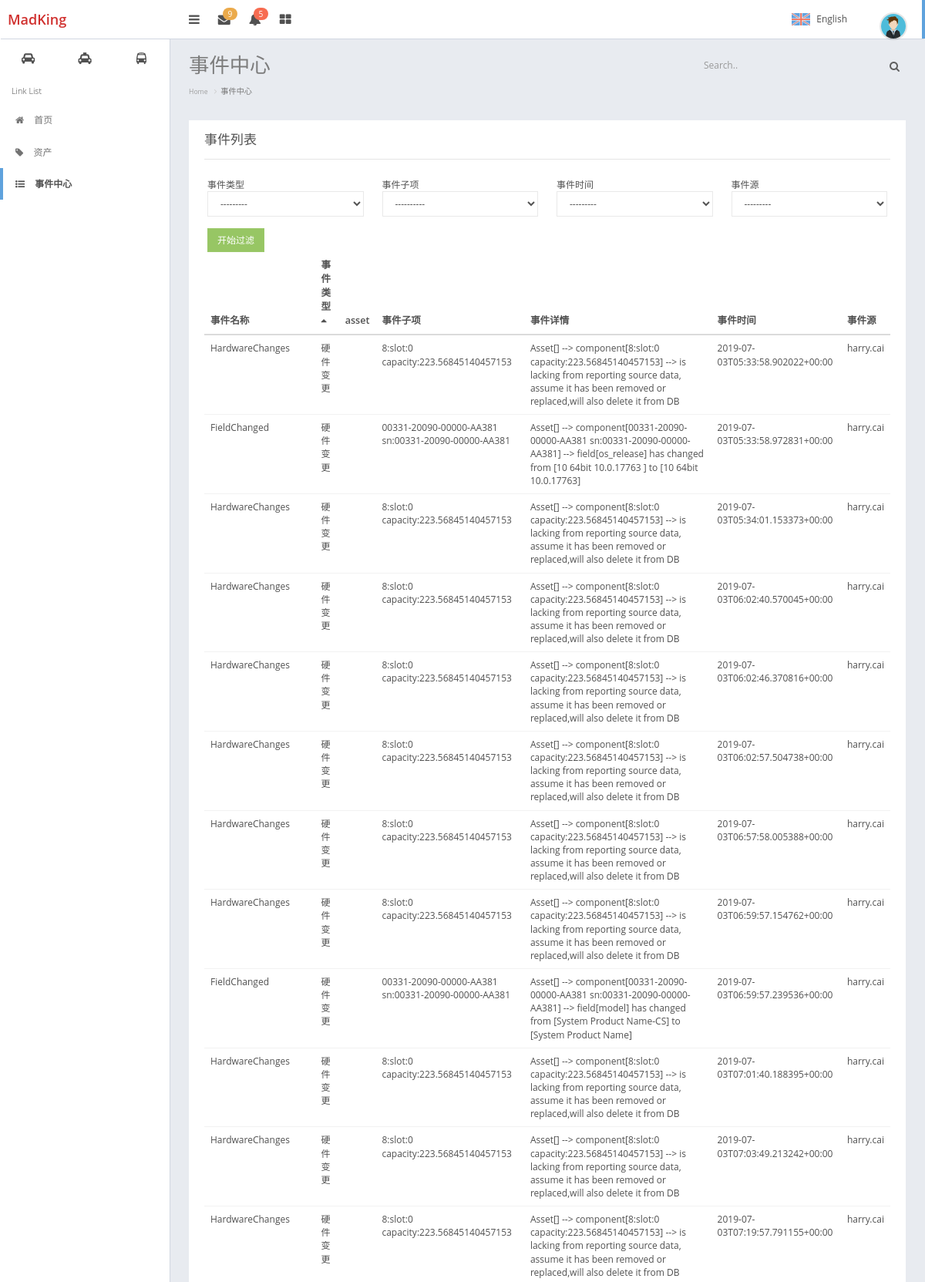
Page /asset/event_center/?page=1&orderby=event_type (signed in, upper part) on the committed database.
### assets/models.py (models this page shows, shortened)
class EventLog(models.Model):
    name = models.CharField(verbose_name='事件名称', max_length=100)
    event_type_choices = (
        (1, '硬件变更'),
        (2, '新增配件'),
        (3, '设备下线'),
        (4, '设备上线'),
        (5, '定期维护'),
        (6, '业务上线\更新\变更'),
        (7, '其它'),
    )
    event_type = models.SmallIntegerField(verbose_name='事件类型', choices=event_type_choices)
    asset = models.ForeignKey('Asset', on_delete=models.CASCADE)
    component = models.CharField(verbose_name='事件子项', max_length=255, blank=True, null=True)
    detail = models.TextField(verbose_name='事件详情')
    date = models.DateTimeField(verbose_name='事件时间', auto_now_add=True)
    user = models.ForeignKey('UserProfile', verbose_name='事件源', on_delete=models.CASCADE)
    memo = models.TextField(verbose_name='备注', blank=True, null=True)
    class Meta:
        verbose_name = '事件纪录'
        verbose_name_plural = "事件纪录"
    def colored_event_type(self):
        if self.event_type == 1:
            cell_html = '<span style="background: orange;">%s</span>'
        elif self.event_type == 2:
            cell_html = '<span style="background: yellowgreen;">%s</span>'
        else:
            cell_html = '<span >%s</span>'
        return cell_html % self.get_event_type_display()
    colored_event_type.allow_tags = True
    colored_event_type.short_description = '事件类型'

class Asset(models.Model):
    asset_type_choices = (
        ('server', '服务器'),
        ('networkdevice', '网络设备'),
        ('storagedevice', '存储设备'),
        ('securitydevice', '安全设备'),
        ('securitydevice', '机房设备'),
        ('software', '软件资产'),
    )
    asset_type = models.CharField(choices=asset_type_choices, max_length=64, default='server')
    name = models.CharField(max_length=64, unique=True)
    sn = models.CharField(verbose_name='资产SN号', max_length=128, unique=True)
    manufactory = models.ForeignKey('Manufactory', verbose_name='制造商', null=True, blank=True, on_delete=models.CASCADE)
    management_ip = models.GenericIPAddressField(verbose_name='管理IP', blank=True, null=True)
    contract = models.ForeignKey('Contract', verbose_name=u'合同', null=True, blank=True, on_delete=models.CASCADE)
    trade_date = models.DateField(verbose_name='购买时间', null=True, blank=True)
    expire_date = models.DateField(verbose_name='过保修期', null=True, blank=True)
    price = models.FloatField(verbose_name='价格', null=True, blank=True)
    business_unit = models.ForeignKey('BusinessUnit', verbose_name='所属业务线', null=True, blank=True,
                                      on_delete=models.CASCADE)
    tags = models.ManyToManyField('Tag', blank=True)
    admin = models.ForeignKey('UserProfile', verbose_name='资产管理员', null=True, blank=True, on_delete=models.CASCADE)
    idc = models.ForeignKey('IDC', verbose_name='IDC机房', null=True, blank=True, on_delete=models.CASCADE)
    status_choices = ((0, '在线'),
                      (1, '已下线'),
                      (2, '未知'),
                      (3, '故障'),
                      (4, '备用'),
                      )
    status = models.SmallIntegerField(choices=status_choices, default=0)
    memo = models.TextField(verbose_name='备注', null=True, blank=True)
    create_date = models.DateTimeField(blank=True, auto_now_add=True)
    update_date = models.DateTimeField(blank=True, auto_now=True)
    class Meta:
        verbose_name = '资产总表'
        verbose_name_plural = "资产总表"
    def __str__(self):
        return '<id:%s name:%s>' % (self.id, self.name)

class UserProfile(User):
    name = models.CharField(verbose_name="姓名", max_length=32)
    token = models.CharField(verbose_name='token', max_length=128, default=None, blank=True, null=True)
    def __str__(self):
        return self.name
    class Meta:
        super(User.Meta)
        verbose_name = "用户"
        verbose_name_plural = "用户"

### assets/views.py (the view)
@login_required
def event_center(request):
    eventlog_objs = tables.table_filter(request, admin.EventLogAdmin, models.EventLog)
    order_res = tables.get_orderby(request, eventlog_objs, admin.EventLogAdmin)
    paginator = Paginator(order_res[0], admin.EventLogAdmin.list_per_page)
    page = request.GET.get('page')
    try:
        objs = paginator.page(page)
    except PageNotAnInteger:
        objs = paginator.page(1)
    except EmptyPage:
        objs = paginator.page(paginator.num_pages)
    table_obj = tables.TableHandler(request,
                                    models.EventLog,
                                    admin.EventLogAdmin,
                                    objs,
                                    order_res
                                    )
    return render(request, 'assets/event_center.html', {'table_obj': table_obj,
                                                        'paginator': paginator})

### assets/tables.py (called while the page is built)
def get_orderby(request, model_objs, admin_form):
    orderby_field = request.GET.get('orderby')
    if orderby_field:
        orderby_field = orderby_field.strip()
        orderby_column_index = admin_form.list_display.index(orderby_field.strip('-'))
        objs = model_objs.order_by(orderby_field)
        if orderby_field.startswith('-'):
            orderby_field = orderby_field.strip('-')
        else:
            orderby_field = '-%s' % orderby_field
        return [objs, orderby_field, orderby_column_index]
    else:
        return [model_objs, orderby_field, None]

def table_filter(request, model_admin, models_class):
    print(model_admin.list_filter)
    filter_conditions = {}
    for condition in model_admin.list_filter:
        if request.GET.get(condition):
            filed_type_name = models_class._meta.get_field(condition).__repr__()
            if 'ForeignKey' in filed_type_name:
                filter_conditions['%s_id' % condition] = request.GET.get(condition)
            elif 'DateField' in filed_type_name or 'DateTimeField' in filed_type_name:
                filter_conditions['%s__gt' % condition] = request.GET.get(condition)
            else:
                filter_conditions[condition] = request.GET.get(condition)
    print("filter conditons", filter_conditions)
    return models_class.objects.filter(**filter_conditions)

### assets/templatetags/custom_tag.py (called while the page is built, shortened)
@register.simple_tag
def get_table_column(column, table_obj):
    try:
        column_name = table_obj.model_class._meta.get_field(column).verbose_name
    except Exception as e:
        print("ee", e)
        column_name = getattr(table_obj.model_class, column)
    return column_name

@register.simple_tag
def render_page_num(request, paginator_obj, loop_counter):
    abs_full_url = request.get_full_path()
    if "?page=" in abs_full_url:
        url = re.sub("page=\d+", "page=%s" % loop_counter, request.get_full_path())
    elif "?" in abs_full_url:
        url = "%s&page=%s" % (request.get_full_path(), loop_counter)
    else:
        url = "%s?page=%s" % (request.get_full_path(), loop_counter)
    if loop_counter == paginator_obj.number:  # current page
        return mark_safe('''<li class='active'><a href="{abs_url}">{page_num}</a></li>''' \
                         .format(abs_url=url, page_num=loop_counter))

@register.filter
def to_string(value):
    return '%s' % value

### templates/assets/event_center.html (shortened to what this page needs)
{% extends 'base.html' %}
{% block page-content-title %}
事件中心
{% endblock %}
{% block page-nav-tab %}
<ol class="breadcrumb">
    <li><a href="/">Home</a></li>
    <li class="active">事件中心</li>
</ol>
{% endblock %}
{% block page-content %}
<div class="panel">
        <div class="panel-heading">
            <h3 class="panel-title">事件列表</h3>
        </div>
        <div class="panel-body" >
           {% include 'assets/model_list_filter_component.html' %}
           {% include 'assets/model_obj_list_components.html' %}
        </div>
</div>
{% endblock %}

### templates/assets/model_obj_list_components.html (shortened to what this page needs)
{% load custom_tag %}
<div class="table-responsive">
    <table id="asset_list" class=" table  table-hover">
      <thead >
            <tr class="">
                {% for column in table_obj.list_display %}
                <th class="column-sorted">
                    <a href="?page={{ table_obj.query_sets.number }}&orderby={% if table_obj.orderby_col_index == forloop.counter0 %}{{ table_obj.orderby_field}}{% else %}{{ column }}{% endif %}" >
                        {% get_table_column column table_obj %}
                        {% display_orderby_arrow table_obj forloop.counter0 %}
                    </a>
                </th>
                {% endfor %}
            </tr>
        </thead>
        <tbody>
            {% for row in table_obj.query_sets %}
                <tr>
                    {% build_table_row  row table_obj 'id'  'asset_detail'  %}
                </tr>
            {% endfor %}
        </tbody>
    </table>
</div>

### rows in the picture
EventLog: name+event_type+asset "HardwareChanges 硬件变更 8:slot:0 capacity:223.56845140457153 Asset[ ] --> component[8:slot:0 capacity:223.56845140457153] --> is lacking from reporting source data, assume it has been removed or replaced,will also delete it from DB 2019-07-03T05:33:58.902022+00:00 harry.cai"
EventLog: name+event_type+asset "FieldChanged 硬件变更 00331-20090-00000-AA381 sn:00331-20090-00000-AA381 Asset[ ] --> component[00331-20090-00000-AA381 sn:00331-20090-00000-AA381] --> field[os_release] has changed from [10 64bit 10.0.17763 ] to [10 64bit 10.0.17763] 2019-07-03T05:33:58.972831+00:00 harry.cai"
EventLog: name+event_type+asset "HardwareChanges 硬件变更 8:slot:0 capacity:223.56845140457153 Asset[ ] --> component[8:slot:0 capacity:223.56845140457153] --> is lacking from reporting source data, assume it has been removed or replaced,will also delete it from DB 2019-07-03T05:34:01.153373+00:00 harry.cai"
EventLog: name+event_type+asset "HardwareChanges 硬件变更 8:slot:0 capacity:223.56845140457153 Asset[ ] --> component[8:slot:0 capacity:223.56845140457153] --> is lacking from reporting source data, assume it has been removed or replaced,will also delete it from DB 2019-07-03T06:02:40.570045+00:00 harry.cai"
EventLog: name+event_type+asset "HardwareChanges 硬件变更 8:slot:0 capacity:223.56845140457153 Asset[ ] --> component[8:slot:0 capacity:223.56845140457153] --> is lacking from reporting source data, assume it has been removed or replaced,will also delete it from DB 2019-07-03T06:02:46.370816+00:00 harry.cai"
EventLog: name+event_type+asset "HardwareChanges 硬件变更 8:slot:0 capacity:223.56845140457153 Asset[ ] --> component[8:slot:0 capacity:223.56845140457153] --> is lacking from reporting source data, assume it has been removed or replaced,will also delete it from DB 2019-07-03T06:02:57.504738+00:00 harry.cai"
EventLog: name+event_type+asset "HardwareChanges 硬件变更 8:slot:0 capacity:223.56845140457153 Asset[ ] --> component[8:slot:0 capacity:223.56845140457153] --> is lacking from reporting source data, assume it has been removed or replaced,will also delete it from DB 2019-07-03T06:57:58.005388+00:00 harry.cai"
EventLog: name+event_type+asset "HardwareChanges 硬件变更 8:slot:0 capacity:223.56845140457153 Asset[ ] --> component[8:slot:0 capacity:223.56845140457153] --> is lacking from reporting source data, assume it has been removed or replaced,will also delete it from DB 2019-07-03T06:59:57.154762+00:00 harry.cai"
EventLog: name+event_type+asset "FieldChanged 硬件变更 00331-20090-00000-AA381 sn:00331-20090-00000-AA381 Asset[ ] --> component[00331-20090-00000-AA381 sn:00331-20090-00000-AA381] --> field[model] has changed from [System Product Name-CS] to [System Product Name] 2019-07-03T06:59:57.239536+00:00 harry.cai"
EventLog: name+event_type+asset "HardwareChanges 硬件变更 8:slot:0 capacity:223.56845140457153 Asset[ ] --> component[8:slot:0 capacity:223.56845140457153] --> is lacking from reporting source data, assume it has been removed or replaced,will also delete it from DB 2019-07-03T07:01:40.188395+00:00 harry.cai"
EventLog: name+event_type+asset "HardwareChanges 硬件变更 8:slot:0 capacity:223.56845140457153 Asset[ ] --> component[8:slot:0 capacity:223.56845140457153] --> is lacking from reporting source data, assume it has been removed or replaced,will also delete it from DB 2019-07-03T07:03:49.213242+00:00 harry.cai"
EventLog: name+event_type+asset "HardwareChanges 硬件变更 8:slot:0 capacity:223.56845140457153 Asset[ ] --> component[8:slot:0 capacity:223.56845140457153] --> is lacking from reporting source data, assume it has been removed or replaced,will also delete it from DB 2019-07-03T07:19:57.791155+00:00 harry.cai"

### other values in the picture
{{ filter_column.verbose_name }} "事件类型" "事件子项" "事件时间" "事件源"
form field event_type "---------"
form field component "----------"
form field date "---------"
form field user "---------"
